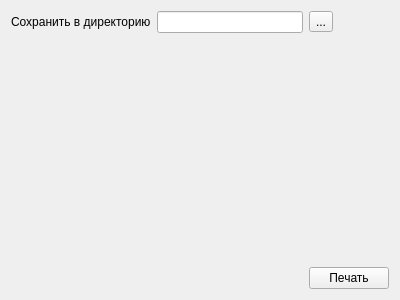
<?xml version="1.0" encoding="UTF-8"?>
<ui version="4.0">
 <class>ExportPage2</class>
 <widget class="QWidget" name="ExportPage2">
  <property name="geometry">
   <rect>
    <x>0</x>
    <y>0</y>
    <width>400</width>
    <height>300</height>
   </rect>
  </property>
  <property name="windowTitle">
   <string>Form</string>
  </property>
  <layout class="QGridLayout">
   <item row="0" column="0">
    <widget class="QLabel" name="lblDir">
     <property name="text">
      <string>Сохранить в директорию</string>
     </property>
    </widget>
   </item>
   <item row="0" column="1">
    <widget class="QLineEdit" name="edtDir"/>
   </item>
   <item row="0" column="2">
    <widget class="QToolButton" name="btnSelectDir">
     <property name="text">
      <string>...</string>
     </property>
    </widget>
   </item>
   <item row="1" column="0">
    <spacer>
     <property name="orientation">
      <enum>Qt::Vertical</enum>
     </property>
     <property name="sizeHint" stdset="0">
      <size>
       <width>128</width>
       <height>241</height>
      </size>
     </property>
    </spacer>
   </item>
   <item row="2" column="2">
    <widget class="QPushButton" name="btnPrint">
     <property name="text">
      <string>Печать</string>
     </property>
    </widget>
   </item>
  </layout>
 </widget>
 <resources/>
 <connections/>
</ui>
